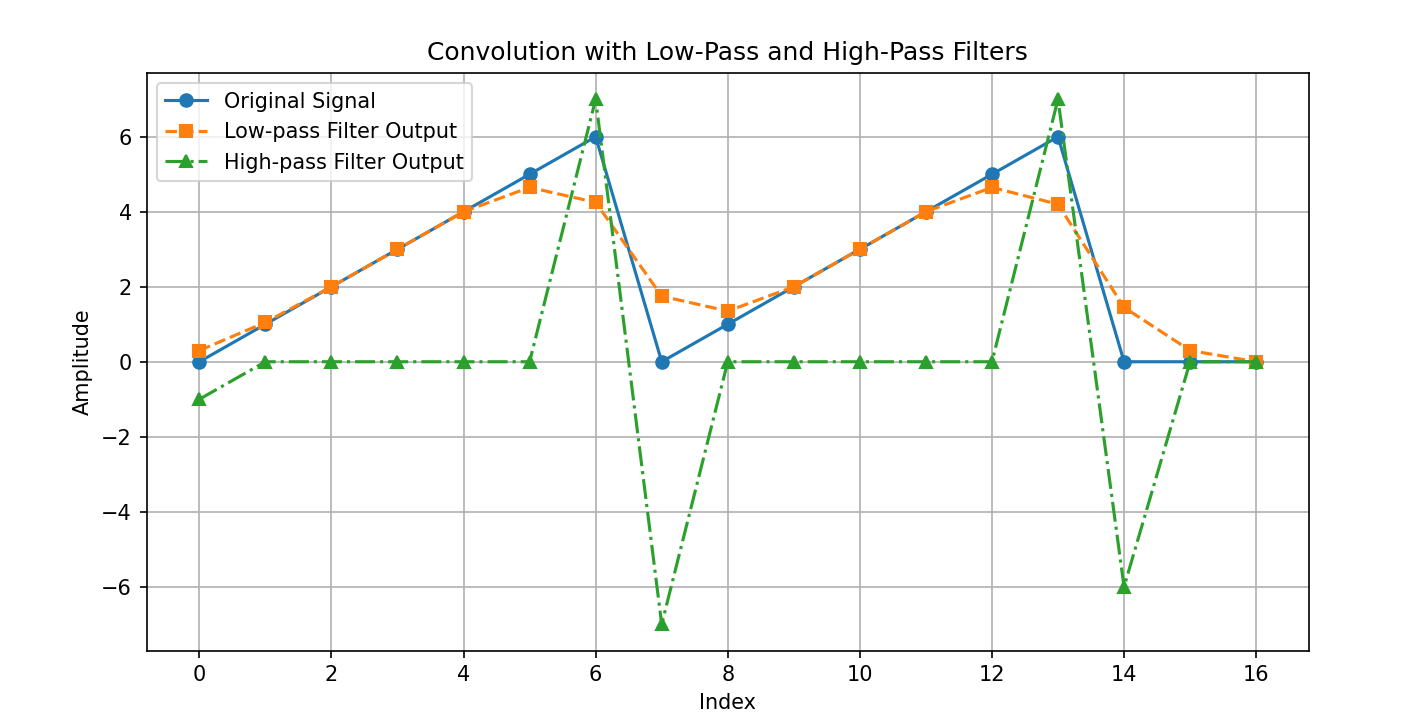

Write the Python code that produced this figure.
import numpy as np
import matplotlib.pyplot as plt

# Define the signal X and filters H_L, H_H
X = np.array([0,1,2,3,4,5,6,0,1,2,3,4,5,6,0,0,0])
H_L = np.array([0.05, 0.2, 0.5, 0.2, 0.05])
H_H = np.array([-1, 2, -1])

# Perform convolution
y_low = np.convolve(X, H_L, mode='same')  # Low-pass filter
y_high = np.convolve(X, H_H, mode='same')  # High-pass filter

# Plot the results
plt.figure(figsize=(10,5))
plt.plot(X, label='Original Signal', marker='o')
plt.plot(y_low, label='Low-pass Filter Output', linestyle='--', marker='s')
plt.plot(y_high, label='High-pass Filter Output', linestyle='-.', marker='^')

# Labels and legend
plt.xlabel('Index')
plt.ylabel('Amplitude')
plt.title('Convolution with Low-Pass and High-Pass Filters')
plt.legend()
plt.grid()
plt.show()
